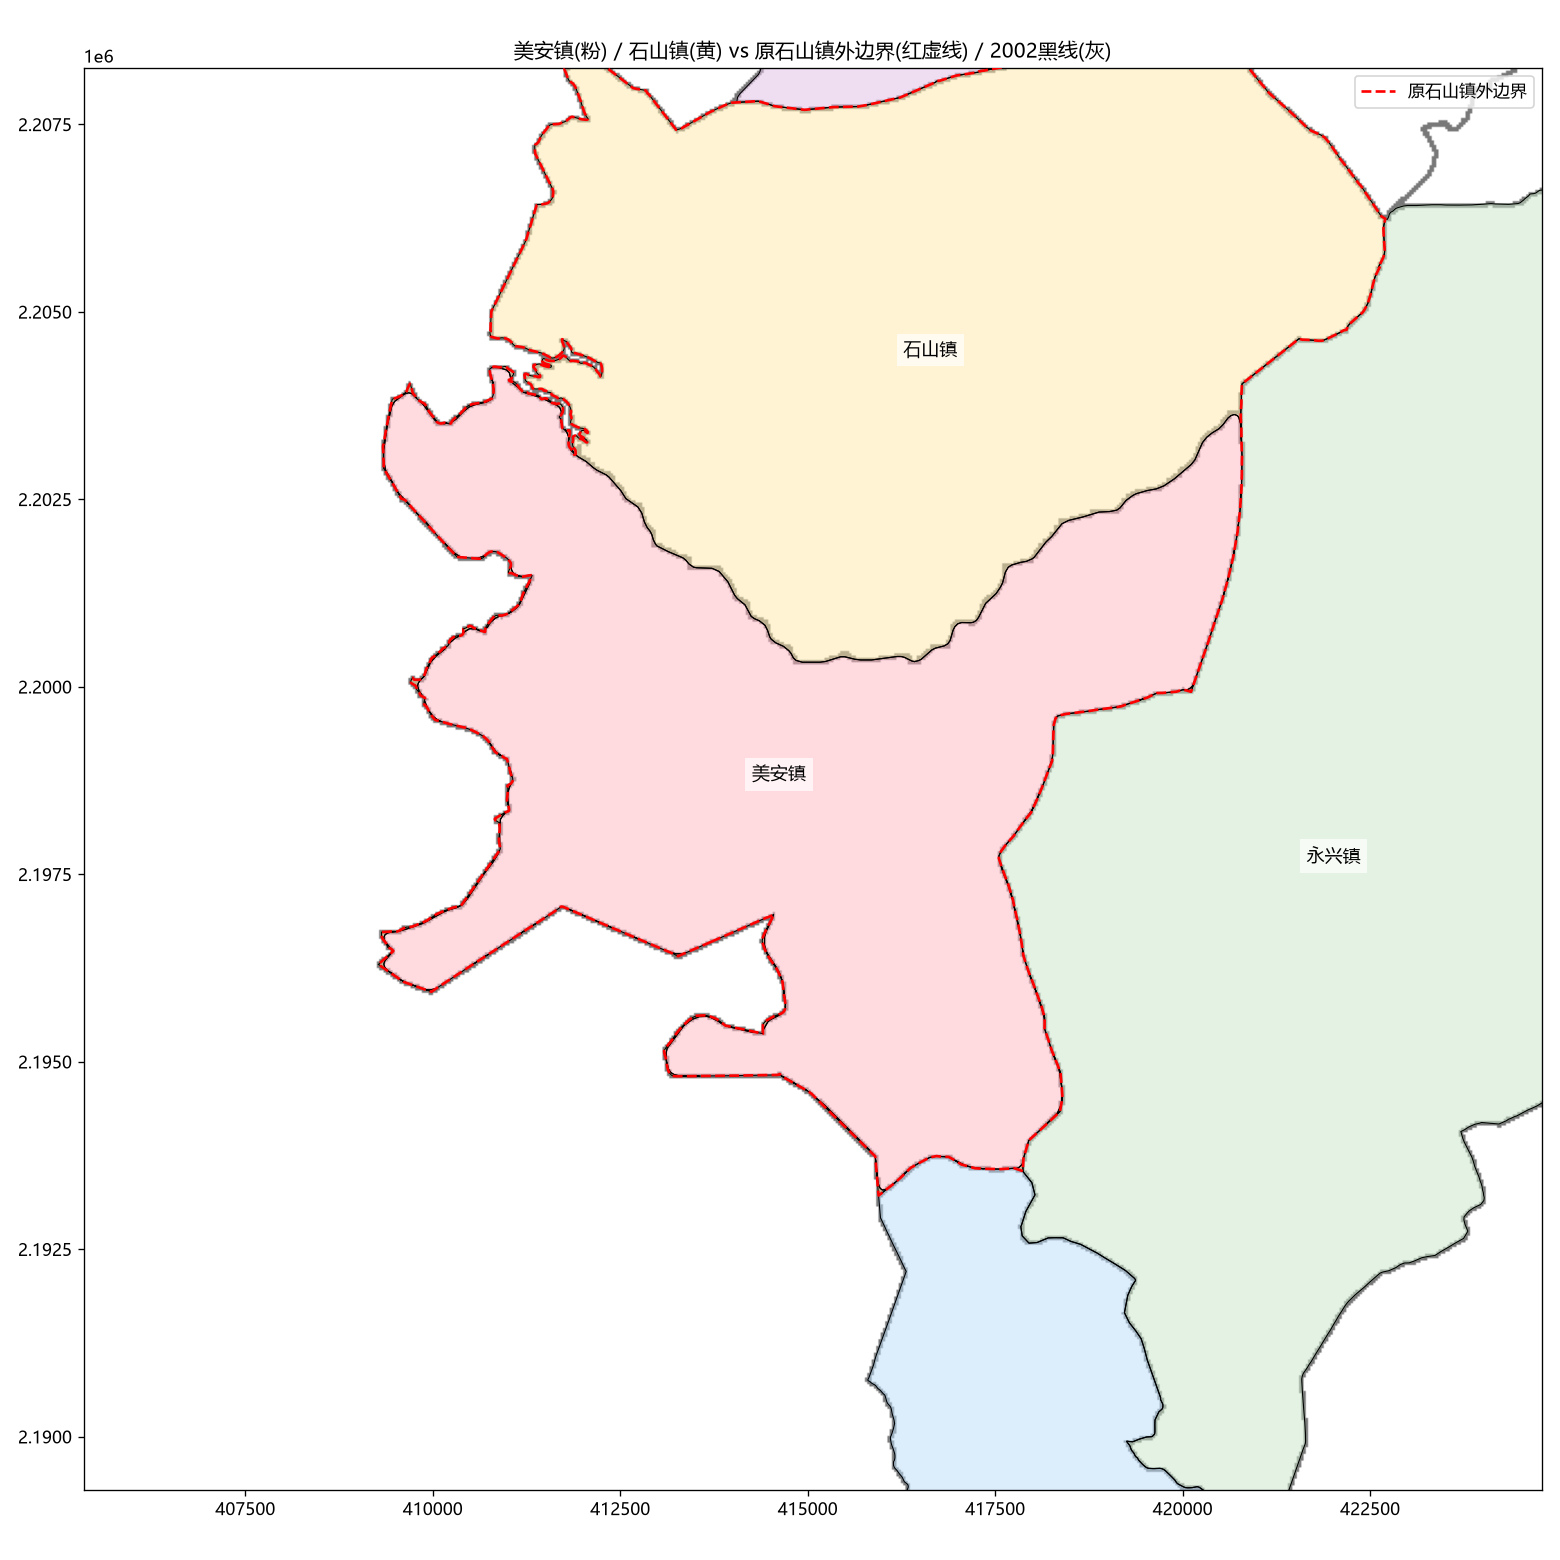

Reproduce this figure in Python.
# -*- coding: utf-8 -*-
"""放大核对：美安镇 vs 原石山镇外边界 / 2002 黑线。"""
import os
import numpy as np
import geopandas as gpd
from PIL import Image
from shapely.ops import unary_union
import matplotlib
matplotlib.use("Agg")
import matplotlib.pyplot as plt

plt.rcParams["font.sans-serif"] = ["Microsoft YaHei"]
plt.rcParams["axes.unicode_minus"] = False

BASE = r"D:\Windows\Documents\海南省村界\海南省村界"
TOWN = os.path.join(BASE, "town")
EMPTY = os.path.join(TOWN, "Empty_map")
HT = os.path.join(TOWN, "Hainan2002", "Hainan_town.shp")
OLD = os.path.join(TOWN, "Hainan2002", "Hainan_town_before_haikou2002.shp")
OUT = os.path.join(TOWN, "Haikou2002Color", "zoom_meian.png")
TARGET_CRS = "EPSG:32649"
Wr, Hr, OX, OY = 2036, 2097, 0, 310


def hk(p):
    g = gpd.read_file(p, encoding="utf-8").to_crs(TARGET_CRS)
    g["CODE"] = g["CODE"].astype(str)
    return g[g["CODE"].str.startswith("4601") | (g["CITY"].astype(str) == "海口市")].copy().reset_index(drop=True)


new = hk(HT)
old = hk(OLD)
minx, miny, maxx, maxy = unary_union([x.buffer(0) for x in new.geometry]).bounds
sx = (maxx - minx) / Wr
sy = (maxy - miny) / Hr

img = np.array(Image.open(os.path.join(EMPTY, "Haikou_2002.png")).convert("RGB")).astype(np.int32)
dark = (img.sum(2) < 3 * 128)[OY:OY + Hr, OX:OX + Wr]

gm = new.geometry[new.index[new.TOWN == "美安镇"][0]]
x0, y0, x1, y1 = gm.bounds
x0 -= 4000; y0 -= 4000; x1 += 4000; y1 += 4000

c0 = int((x0 - minx) / sx); c1 = int((x1 - minx) / sx)
r0 = int((maxy - y1) / sy); r1 = int((maxy - y0) / sy)
c0, r0 = max(0, c0), max(0, r0); c1, r1 = min(Wr, c1), min(Hr, r1)
ext = (minx + c0 * sx, minx + c1 * sx, maxy - r1 * sy, maxy - r0 * sy)

fig, ax = plt.subplots(figsize=(13, 13), dpi=120)
# 黑线（浅灰底）
bl = np.ones((r1 - r0, c1 - c0, 3), np.uint8) * 255
bl[dark[r0:r1, c0:c1]] = [120, 120, 120]
ax.imshow(bl, extent=ext, origin="upper", zorder=0)

colors = {"美安镇": "#ffb6c1", "石山镇": "#ffe9a8", "永兴镇": "#c8e6c9",
          "东山镇": "#bbdefb", "长流镇": "#e1bee7"}
for i in new.index:
    nm = new.TOWN[i]
    if nm not in colors:
        continue
    g = new.geometry[i]
    for p in (g.geoms if g.geom_type == "MultiPolygon" else [g]):
        xs, ys = p.exterior.xy
        ax.fill(xs, ys, color=colors[nm], alpha=0.5, zorder=1)
        ax.plot(xs, ys, color="black", lw=0.7, zorder=3)
    c = g.representative_point()
    ax.annotate(nm, (c.x, c.y), fontsize=11, ha="center", zorder=6,
                bbox=dict(fc="white", ec="none", alpha=0.7))
# 原石山镇外边界
og = old.geometry[old.index[old.TOWN == "石山镇"][0]]
for p in (og.geoms if og.geom_type == "MultiPolygon" else [og]):
    xs, ys = p.exterior.xy
    ax.plot(xs, ys, color="red", lw=1.6, ls="--", zorder=4, label="原石山镇外边界")
ax.set_xlim(x0, x1); ax.set_ylim(y0, y1); ax.set_aspect("equal")
ax.set_title("美安镇(粉) / 石山镇(黄) vs 原石山镇外边界(红虚线) / 2002黑线(灰)", fontsize=12)
ax.legend(loc="upper right", fontsize=10)
plt.tight_layout(); plt.savefig(OUT); plt.close()
print("已输出", OUT)
